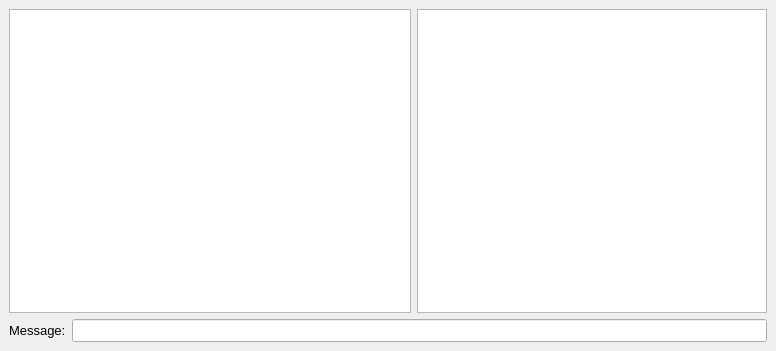
<?xml version="1.0" encoding="UTF-8"?>
<ui version="4.0">
 <class>Chat_Dialog</class>
 <widget class="QDialog" name="Chat_Dialog">
  <property name="geometry">
   <rect>
    <x>0</x>
    <y>0</y>
    <width>776</width>
    <height>351</height>
   </rect>
  </property>
  <property name="windowTitle">
   <string>Chat Message</string>
  </property>
  <layout class="QVBoxLayout">
   <property name="spacing">
    <number>6</number>
   </property>
   <property name="leftMargin">
    <number>9</number>
   </property>
   <property name="topMargin">
    <number>9</number>
   </property>
   <property name="rightMargin">
    <number>9</number>
   </property>
   <property name="bottomMargin">
    <number>9</number>
   </property>
   <item>
    <layout class="QHBoxLayout">
     <property name="spacing">
      <number>6</number>
     </property>
     <property name="leftMargin">
      <number>0</number>
     </property>
     <property name="topMargin">
      <number>0</number>
     </property>
     <property name="rightMargin">
      <number>0</number>
     </property>
     <property name="bottomMargin">
      <number>0</number>
     </property>
     <item>
      <widget class="QTextEdit" name="textEdit">
       <property name="minimumSize">
        <size>
         <width>400</width>
         <height>300</height>
        </size>
       </property>
       <property name="font">
        <font>
         <pointsize>10</pointsize>
        </font>
       </property>
       <property name="focusPolicy">
        <enum>Qt::NoFocus</enum>
       </property>
       <property name="readOnly">
        <bool>true</bool>
       </property>
      </widget>
     </item>
     <item>
      <widget class="QListWidget" name="listWidget">
       <property name="minimumSize">
        <size>
         <width>350</width>
         <height>0</height>
        </size>
       </property>
       <property name="maximumSize">
        <size>
         <width>180</width>
         <height>16777215</height>
        </size>
       </property>
       <property name="focusPolicy">
        <enum>Qt::NoFocus</enum>
       </property>
      </widget>
     </item>
    </layout>
   </item>
   <item>
    <layout class="QHBoxLayout">
     <property name="spacing">
      <number>6</number>
     </property>
     <property name="leftMargin">
      <number>0</number>
     </property>
     <property name="topMargin">
      <number>0</number>
     </property>
     <property name="rightMargin">
      <number>0</number>
     </property>
     <property name="bottomMargin">
      <number>0</number>
     </property>
     <item>
      <widget class="QLabel" name="label">
       <property name="font">
        <font>
         <pointsize>10</pointsize>
        </font>
       </property>
       <property name="text">
        <string>Message:</string>
       </property>
      </widget>
     </item>
     <item>
      <widget class="QLineEdit" name="lineEdit">
       <property name="font">
        <font>
         <pointsize>10</pointsize>
        </font>
       </property>
      </widget>
     </item>
    </layout>
   </item>
  </layout>
 </widget>
 <resources/>
 <connections/>
</ui>
